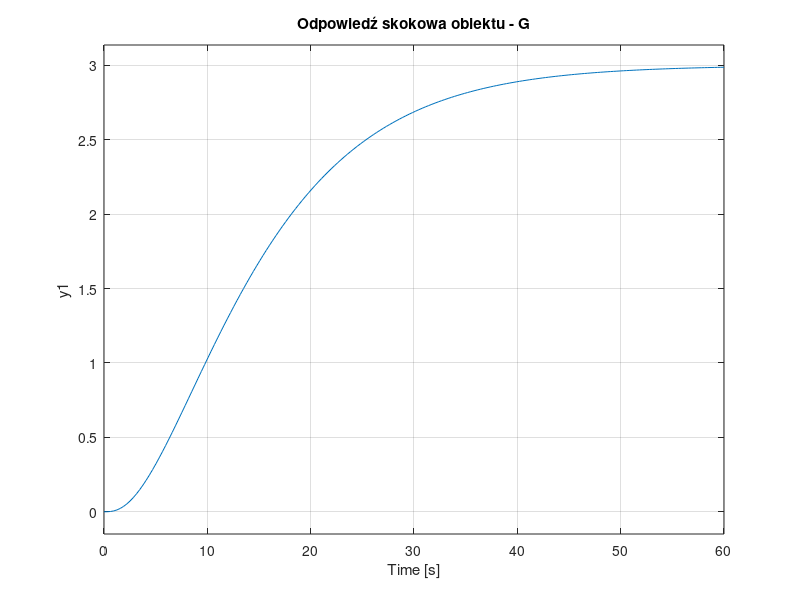
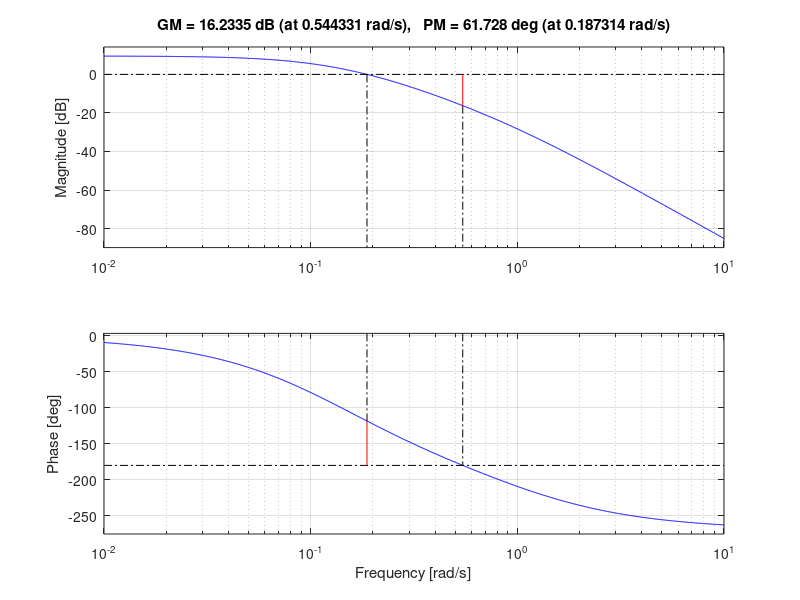
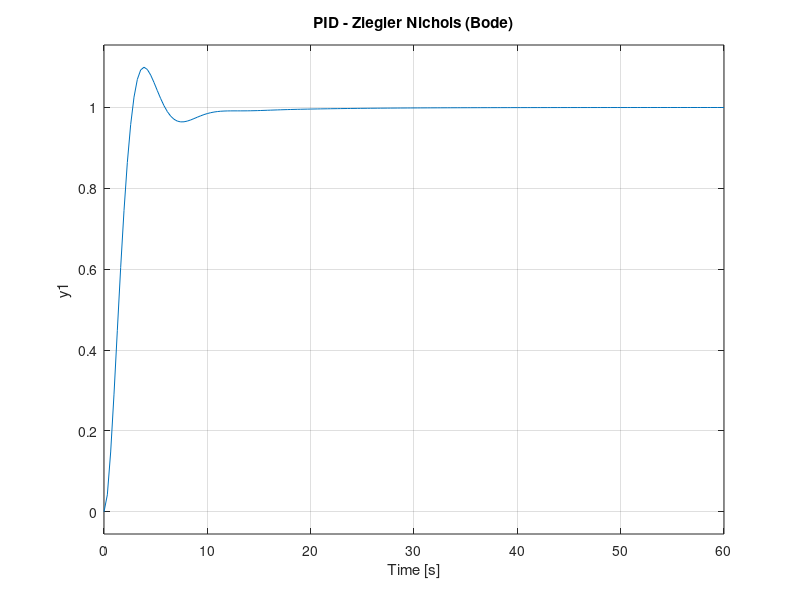
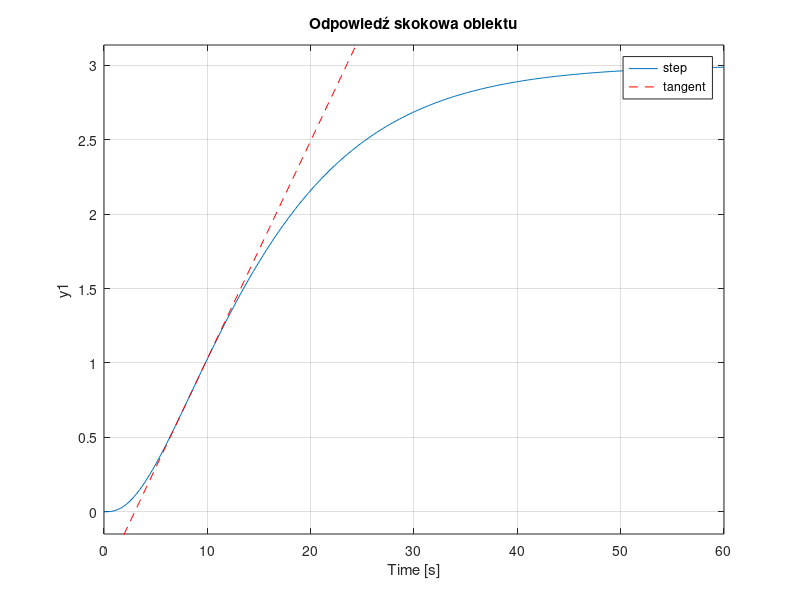

Reproduce these figures in MATLAB, in order. (Note: this script raises an error after producing the figures.)
% Autor - MechaLogic
% Kanal YouTube - wpadnij po inne poradniki. 
% Link do filmiku z omowieniem - https://youtu.be/x7VKcr5l810

% Regulator PID, synteza parametryczna - Matlab + Simulink

% Jezeli nie dziala SIMULINK -> 
% 1 - Plik MATLAB i SIMULINK musza byc w tym samym folderze. 
% 2 - Workspace musi byc zaladowany: 
% Odpalasz Matlaba i w tym momencie zmienne sa wpisywane do Simulinka
% 3 - Bloczek swieci na czerwono/blad ze zmiennymi -> Skopiuj bloczek i
% skopiowany bloczek wstaw za ten co jest w ukladzie. 

clc; clear; 

% Kr -> licznik transmitancji, wzmocnienie podstawowe naszego sygnalu
% Kp -> wzmocnienie regulatora P 
% Ti -> parametr calkujacy
% Td -> parametr rozniczkujacy 
% I_simulink - Parametr do gotowego bloczku PID
% D_simulink - Parametr do gotowego bloczku PID

% R = tf([Kp*Ti*Td  Kp*Ti  Kp],[Ti 0]);

% Parametr do Czlonu D, filtr. W recznie zbudowanym regulatorze PID
N = 100; 

% L1 - licznik[M1]
L1 = [3];

% m2, m3, m4 - (s+1), (6s+1), (9s+1) - mianownik
m2 = [1 1];
m3 = [6 1];
m4 = [9 1];

% zapis mnozenia nawiasow
m5 = conv(m2,m3);
M1 = conv(m4,m5);

% zapis transmitancji 
G = tf(L1,M1)

% Odpowiedz skokowa
figure(1);
step(G)
grid on
title('Odpowiedź skokowa obiektu - G')

[y,t] = step(G);

% Bode - funkcja margin(G) automatycznie zaznacza nam zapas wzmocnienia i
% fazy. W pierwszym odcinku z tej serii omawialem dokladniej jak czytac
% wykresy Bodego i Nyquista

figure(2);
margin(G);

[GM, PM, Wcg, Wcp] = margin(G);

% Regulator PID

% Metoda 1 - Zapas wzmocnienia Bode + Ziegler Nicholson

Sample_time = 0.1; %  narzucam sampletime do Step w Simulinku

T_oscylacje = 2*pi*(1 / Wcp); % Wyznaczanie okresu oscylacji
ZapasWzmocnieniaBezwymiarowy_bode = GM;

% Granica stabilnosc - wykres oscylacyjny 
K_oscylacje = ZapasWzmocnieniaBezwymiarowy_bode;


Kp_PID_Bode = 0.6*K_oscylacje;
Ti_PID_Bode = T_oscylacje/2;
Td_PID_Bode = T_oscylacje/8;
I_simulink_Bode = Kp_PID_Bode/Ti_PID_Bode;
D_simulink_Bode = Kp_PID_Bode*Td_PID_Bode;

L_PID1 = [Kp_PID_Bode*Ti_PID_Bode*Td_PID_Bode ...
          Kp_PID_Bode*Ti_PID_Bode ...
          Kp_PID_Bode];
M_PID1 = [Ti_PID_Bode 0];

% Rownanie regulatora PID - Bode
R_PID_Bode = tf(L_PID1,M_PID1)

figure(3);
step(feedback(R_PID_Bode*G,1))
grid on
title('PID - Ziegler Nichols (Bode)')

% wyznaczanie uchybu 

sygnal_wejsciowy = 1;
sygnal_wyjsciowy = dcgain(feedback(R_PID_Bode*G,1));
uchyb = sygnal_wejsciowy - sygnal_wyjsciowy


% Metoda 2 - T i tau, styczna 

% Wyznaczanie stycznej funkcji y(t) - step response 
dy = gradient(y, t);

% punkt najwiekszego nachylenia 
[~, idx] = max(dy);

% t_inflect, y_inflect - punkt przeciecia stycznej z odpowiedzia
% skokowa
t_inflect = t(idx); 
y_inflect = y(idx);
slope = dy(idx); % tangens Y/X, stycznej

% rownanie stycznej
y_tan = slope * (t - t_inflect) + y_inflect;

% wykres step + styczna
figure(4);
step(G)
grid on
title('Odpowiedź skokowa obiektu')

hold on
plot(t, y_tan, '--r')
legend('step', 'tangent')

% miejsce zerowe stycznej - tau
tau = t_inflect - y_inflect / slope
Kr = L1;

% Amplituda sygnalu wejsciowego 
A = 1;
T = Kr/slope

Kp_PID_Tau = 1.2*(T/(Kr*tau));
Ti_PID_Tau = 2*tau;
Td_PID_Tau = 0.5*tau;
I_simulink_Tau = Kp_PID_Tau/Ti_PID_Tau;
D_simulink_Tau = Kp_PID_Tau*Td_PID_Tau;

L_PID2 = [Kp_PID_Tau*Ti_PID_Tau*Td_PID_Tau ...
          Kp_PID_Tau*Ti_PID_Tau ...
          Kp_PID_Tau];
M_PID2 = [Ti_PID_Tau 0];

R_PID_Tau = tf(L_PID2,M_PID2)

figure(5);
step(feedback(R_PID_Tau*G,1))
grid on
title('PID - Metoda T i tau')

% Metoda 3 - najwieksza stala czasowa obiektu transmitancji - (9s+1)
% wzmocnienie - dobierasz cos z przedzialu 0 - Kp_Bode i sprawdzasz 
Ti_stalaCzasowa = 9;
Td_stalaCzasowa = 2;

figure(6);
for K = [0.2 0.5 1 2]
    L_stalaCzasowa = [K*Ti_stalaCzasowa*Td_stalaCzasowa  K*Ti_stalaCzasowa  K];
    M_stalaCzasowa = [Ti_stalaCzasowa 0];
    R_stalaCzasowa = tf(L_stalaCzasowa,M_stalaCzasowa);
    step(feedback(R_stalaCzasowa*G,1))
    hold on
end
grid on
legend('0.2','0.5','1','2')
title('PID - strojenie ręczne')

Kp_optymalizacja = 2;
L_PID5 = [Kp_optymalizacja*Ti_stalaCzasowa*Td_stalaCzasowa Kp_optymalizacja*Ti_stalaCzasowa Kp_optymalizacja];
M_PID5 = [Ti_stalaCzasowa 0];
I_simulink_optymalizacja = Kp_optymalizacja/Ti_stalaCzasowa;
D_simulink_optymalizacja = Kp_optymalizacja*Td_stalaCzasowa;

R_PID_optymalizacja = tf(L_PID5,M_PID5)

L55 = [Kp_optymalizacja*Ti_stalaCzasowa Kp_optymalizacja];
M55 = [0 Ti_stalaCzasowa 0];
R_PI_optymalizacja = tf(L55,M55)


% Wykresy step po zastosowaniu regulatora PID
figure(7)
for PID = [R_PID_Bode,R_PID_Tau,R_PID_optymalizacja]
    step(feedback(PID*G,1))
    hold on
end
grid on
legend('R_PID_Bode','R_PID_Tau','R_PID_optymalizacja')
title('Porównanie metod doboru parametrów Regulatora PID')

figure(8)
step(feedback(R_PID_optymalizacja*G,1))
hold on 
step(feedback(Kp_optymalizacja*G,1))
hold on
step(feedback(R_PI_optymalizacja*G,1))
grid on
legend('PID','P','PI')
title("Porównanie Regulatorów PID i PI i P z tym samym wzmocnieniem")

% gotowa funkcja matlab do analizy step
odpowiedzSkokowa_optymalizacja = stepinfo(feedback(R_PID_optymalizacja*G,1))
odpowiedzSkokowa_Bode = stepinfo(feedback(R_PID_Bode*G,1))
odpowiedzSkokowa_Tau = stepinfo(feedback(R_PID_Tau*G,1))
